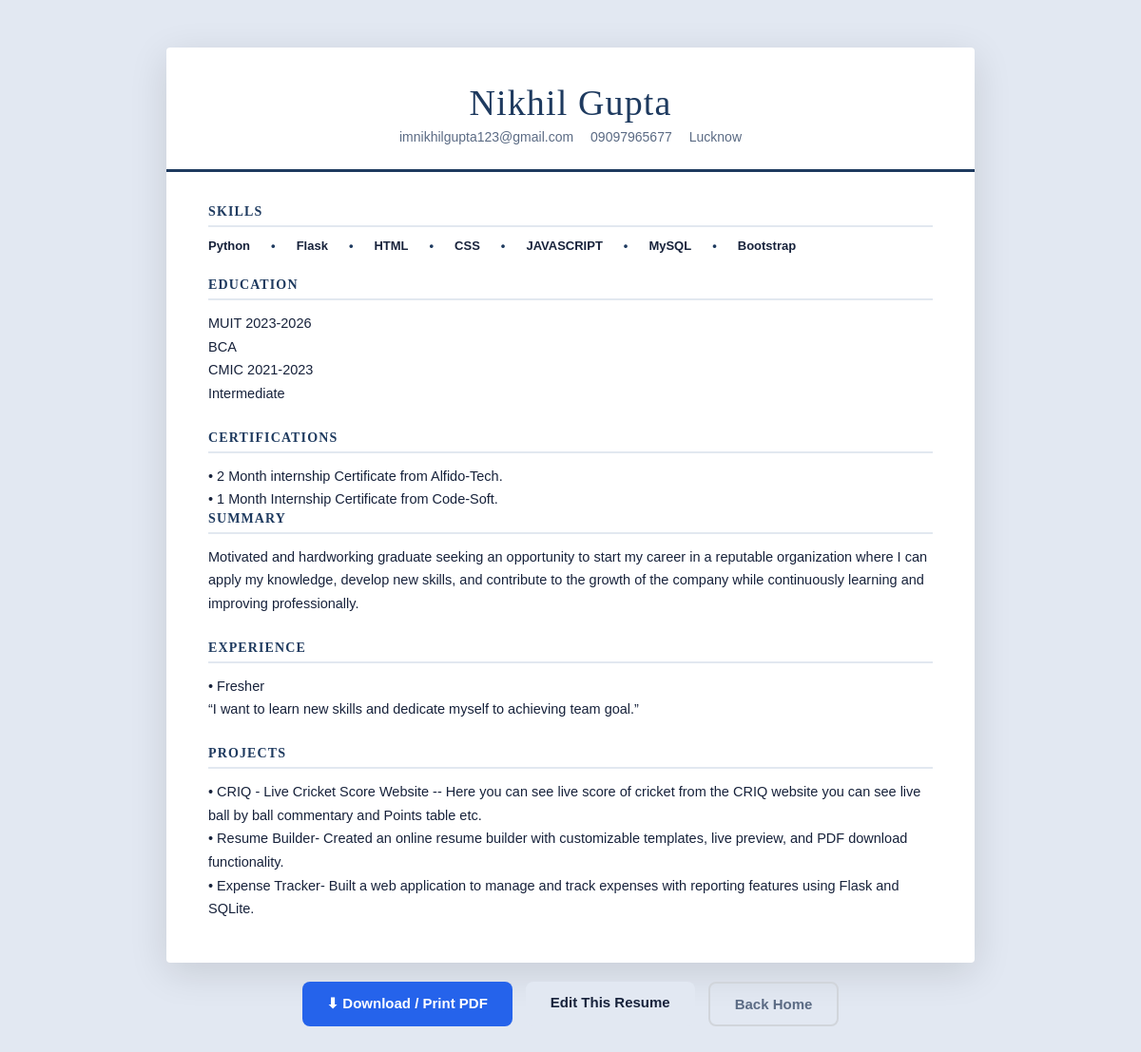
/resume/3, run on the app's committed database.
### tables this page shows
CREATE TABLE resumes (
            id INTEGER PRIMARY KEY AUTOINCREMENT,
            template TEXT NOT NULL,
            fullname TEXT, email TEXT, phone TEXT, location TEXT, linkedin TEXT, summary TEXT, education TEXT, skills TEXT, projects TEXT, experience TEXT, certifications TEXT,
            created_at TEXT,
            updated_at TEXT
        );

### app.py (the view)
@app.route('/resume/<int:resume_id>')
def view_resume(resume_id):
    conn = get_db()
    row = conn.execute('SELECT * FROM resumes WHERE id=?', (resume_id,)).fetchone()
    conn.close()
    if not row:
        abort(404)
    template_name = row['template']
    return render_template(
        'resume.html',
        data=row_to_data(row),
        theme=template_name,
        layout=TEMPLATES[template_name]['layout'],
        template_name=template_name,
        label=TEMPLATES[template_name]['label'],
        resume_id=resume_id,
    )

### app.py (called while the page is built)
def get_db():
    conn = sqlite3.connect(DB_PATH)
    conn.row_factory = sqlite3.Row
    return conn

def row_to_data(row):
    data = {f: (row[f] or '') for f in FIELDS}
    data['skills_list'] = [s.strip() for s in data['skills'].split(',') if s.strip()]
    return data

### templates/resume.html (shortened to what this page needs)
<!DOCTYPE html>
<html lang="en">
<head>
    <link rel="stylesheet" href="{{ url_for('static', filename='css/style.css') }}">
    <link rel="stylesheet" href="{{ url_for('static', filename='css/resume.css') }}">
</head>
<body style="background:#e2e8f2; padding:50px 20px;">
<div class="resume-doc theme-{{ theme }} layout-{{ layout }}">
    <div class="resume-shell">
        <header class="r-header">
            <h1 class="r-name">{{ data.fullname or 'Your Name' }}</h1>
            <div class="r-contact">
                <span>{{ data.email }}</span>
                <span>{{ data.phone }}</span>
                <span>{{ data.location }}</span>
            </div>
        </header>
        <div class="r-body">
            <aside class="r-aside">
                <section class="r-block">
                    <h2>Skills</h2>
                    <ul class="r-skills">
                        {% for skill in data.skills_list %}
                        <li>{{ skill }}</li>
                        {% endfor %}
                    </ul>
                </section>
                <section class="r-block">
                    <h2>Education</h2>
                    <div class="r-text">{{ data.education }}</div>
                </section>
                <section class="r-block">
                    <h2>Certifications</h2>
                    <div class="r-text">{{ data.certifications }}</div>
                </section>
            </aside>
            <main class="r-main">
                <section class="r-block">
                    <h2>Summary</h2>
                    <p>{{ data.summary }}</p>
                </section>
                <section class="r-block">
                    <h2>Experience</h2>
                    <div class="r-text">{{ data.experience }}</div>
                </section>
                <section class="r-block">
                    <h2>Projects</h2>
                    <div class="r-text">{{ data.projects }}</div>
                </section>
            </main>
        </div>
    </div>
</div>
<div class="r-actions no-print">
    <button class="btn-download" onclick="window.print()">⬇ Download / Print PDF</button>
    <a class="btn-edit" href="{{ url_for('form', template_name=template_name) }}?id={{ resume_id }}">Edit This Resume</a>
    <a class="btn-home" href="{{ url_for('home') }}">Back Home</a>
</div>
</body>
</html>

### static/css/style.css (style rules this page uses)
* { margin:0; padding:0; box-sizing:border-box; font-family:Arial, Helvetica, sans-serif; }
body { background:#eef2f7; color:#17223b; }
button { background:#2563eb; color:white; border:none; padding:15px; border-radius:8px; font-size:18px; cursor:pointer; }

### static/css/resume.css (style rules this page uses)
.resume-doc { --accent:#2563eb; --accent-soft:#dbeafe; --ink:#17223b; --muted:#5b6b84; --paper:#ffffff; --heading-font:Arial, Helvetica, sans-serif; --body-font:Arial, Helvetica, sans-serif; font-family:var(--body-font); color:var(--ink); background:var(--paper); max-width:850px; margin:0 auto; box-shadow:0 10px 40px rgba(0,0,0,0.12); border-radius:4px; overflow:hidden; }
.resume-shell { min-height:600px; }
.r-header { padding:36px 44px 26px; }
.r-name { font-family:var(--heading-font); font-size:38px; letter-spacing:0.01em; margin-bottom:6px; }
.r-contact { display:flex; flex-wrap:wrap; gap:6px 18px; font-size:14px; color:var(--muted); }
.r-body { display:grid; gap:0; }
.r-block { margin-bottom:26px; }
.r-block:last-child { margin-bottom:0; }
.r-block h2 { font-family:var(--heading-font); font-size:14px; text-transform:uppercase; letter-spacing:0.08em; color:var(--accent); margin-bottom:12px; padding-bottom:6px; border-bottom:2px solid var(--accent-soft); }
.r-block .r-text, .r-block p { font-size:14.5px; line-height:1.7; white-space:pre-line; color:var(--ink); }
.r-skills { list-style:none; display:flex; flex-wrap:wrap; gap:8px; }
.r-skills li { background:var(--accent-soft); color:var(--accent); padding:5px 12px; border-radius:20px; font-size:13px; font-weight:600; }
.layout-centered .r-header { text-align:center; border-bottom:3px solid var(--accent); }
.layout-centered .r-name { color:var(--accent); }
.layout-centered .r-contact { justify-content:center; }
.layout-centered .r-body { grid-template-columns:1fr; padding:34px 44px 44px; }
.layout-centered .r-block h2 { text-align:left; }
.layout-centered .r-skills { gap:10px 22px; }
.layout-centered .r-skills li { background:none; color:var(--ink); padding:0; border-radius:0; font-weight:600; }
.layout-centered .r-skills li:not(:last-child)::after { content:"•"; color:var(--accent); margin-left:22px; }
.theme-professional { --accent:#1e3a5f; --accent-soft:#e2e8f0; --heading-font:Georgia, 'Times New Roman', serif; --body-font:Georgia, 'Times New Roman', serif; }
.theme-professional .r-name { font-weight:normal; letter-spacing:0.03em; }
.r-actions { max-width:850px; margin:20px auto 60px; display:flex; justify-content:center; gap:14px; }
.r-actions button, .r-actions a { padding:13px 26px; border-radius:8px; font-size:15px; font-weight:600; text-decoration:none; cursor:pointer; border:none; }
.r-actions .btn-download { background:#2563eb; color:#fff; }
.r-actions .btn-edit { background:#e2e8f2; color:#17223b; }
.r-actions .btn-home { background:transparent; color:#5b6b84; border:2px solid #d1d5db; }

### data on the page
resumes: fullname "Nikhil Gupta", email "imnikhilgupta123@gmail.com", phone "09097965677", location "Lucknow", education "MUIT 2023-2026 BCA CMIC 2021-2023 Intermediate", certifications "• 2 Month internship Certificate from Alfido-Tech. • 1 Month Internship Certificate from Code-Soft.", summary "Motivated and hardworking graduate seeking an opportunity to start my career in a reputable organization where I can apply my knowledge, develop new skills, and contribute to the growth of the company while continuously learning and improving professionally.", experience "• Fresher “I want to learn new skills and dedicate myself to achieving team goal.”", projects "• CRIQ - Live Cricket Score Website -- Here you can see live score of cricket from the CRIQ website you can see live ball by ball commentary and Points table etc. • Resume Builder- Created an online resume builder with customizable templates, live preview, and PDF download functionality. • Expense Tracker- Built a web application to manage and track expenses with reporting features using Flask and SQLite."

### other printed values
{{ skill }} "Python" "Flask" "HTML" "CSS" "JAVASCRIPT" "MySQL" "Bootstrap"
